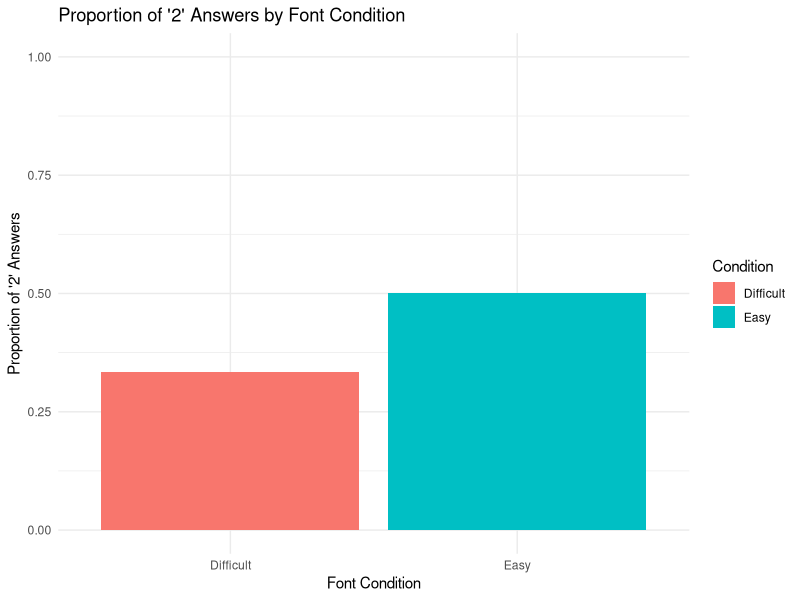

Here is the R script that generated this plot:
## ---- chunk 1
# loading libraries
library(dplyr)

# reading data
data <- read.csv("PilotA.csv")

# preparing data
difficult_data <- subset(data, Condition == "Brush")
easy_data <- subset(data, Condition == "Arial")

# z-test for proportion of "2" answers
prop_difficult_2 <- mean(difficult_data$Distorted == "2")
prop_easy_2 <- mean(easy_data$Distorted == "2")

#combined standard error
n_difficult <- nrow(difficult_data)
n_easy <- nrow(easy_data)
p_combined <- (sum(difficult_data$Distorted == "2") + sum(easy_data$Distorted == "2")) / (n_difficult + n_easy)
se_combined <- sqrt(p_combined * (1 - p_combined) * (1/n_difficult + 1/n_easy))

#z-test
z_score <- (prop_difficult_2 - prop_easy_2) / se_combined
p_value <- 2 * (1 - pnorm(abs(z_score)))

cat("Z-score for comparison of '2' answers:", z_score, "\nP-value:", p_value, "\n")

# meta-analysis using rosenthal's methods
z_values <- c(3.26, 2.89, 2.5, 2.45)
combined_z <- sqrt(sum(z_values^2))
combined_p_value <- 2 * (1 - pnorm(combined_z))

cat("Combined Z-score using Rosenthal's method:", combined_z, "\nCombined P-value:", combined_p_value, "\n")

## ---- chunk 2

# making the plots

library(ggplot2)

proportions <- data.frame(
  Condition = c("Difficult", "Easy"),
  Proportion = c(prop_difficult_2, prop_easy_2)
)

ggplot(proportions, aes(x = Condition, y = Proportion, fill = Condition)) +
  geom_bar(stat = "identity", position = "dodge") +
  ylim(0, 1) +
  labs(title = "Proportion of '2' Answers by Font Condition",
       x = "Font Condition",
       y = "Proportion of '2' Answers") +
  theme_minimal()

## ---- chunk 3
knitr::opts_chunk$set(echo = TRUE)
